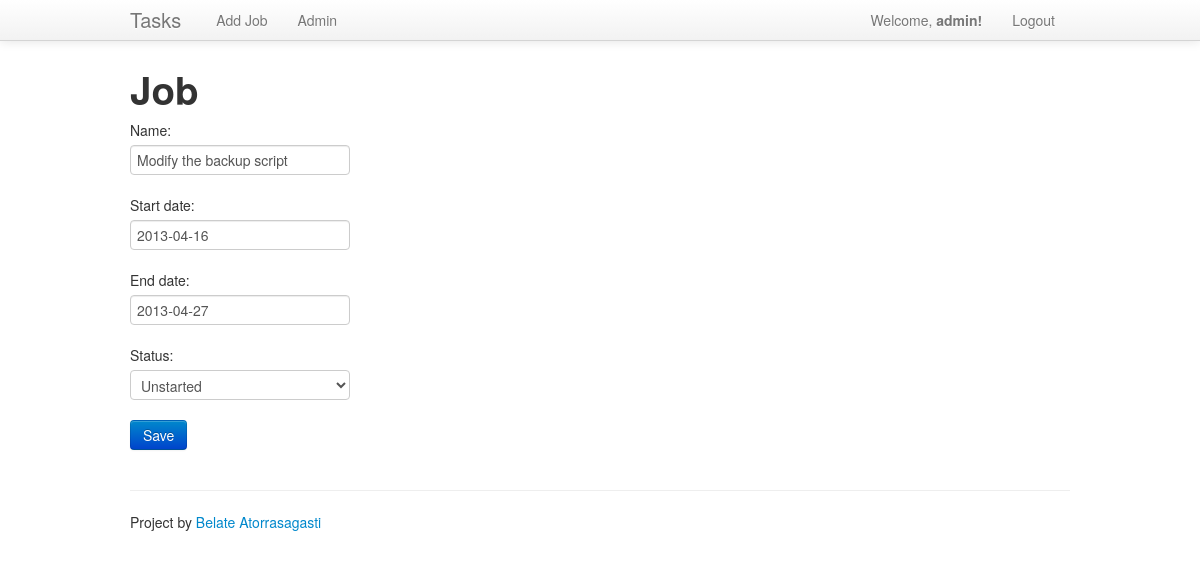
Screenshot of /job/edit/2/ (signed in) with the database file from the repository.
### jobs/models.py (models this page shows, shortened)
class Job(models.Model):
    name = models.CharField(max_length=200)
    start_date = models.DateField()
    end_date = models.DateField()
    owner = models.ForeignKey(settings.AUTH_USER_MODEL)
    status = models.IntegerField(default=0, choices=[(0, 'Unstarted'),
                                                     (1, 'Started'),
                                                     (2, 'Finished')])

### jobs/views.py (the view)
# urls.py: url(r'^job/edit/(\d+)/$', 'jobs.views.edit_job', name='edit-job'),
@login_required
def edit_job(request, job_id):
    job = Job.objects.get(id=job_id)
    if job.owner != request.user and not request.user.is_staff:
        return redirect(reverse('index'))
    form = JobForm(request.POST or None, instance=job)
    if form.is_valid():
        form.save()
        return redirect(reverse('index'))
    return render(request, 'jobs/add_job.html', {'form': form})

### jobs/forms.py (shortened to what this page needs)
class JobForm(ModelForm):
    class Meta:
        model = Job
        exclude = ('owner',)

### jobs/templates/jobs/add_job.html (shortened to what this page needs)
{% extends "jobs/base.html" %}
{% block content %}
<h1>Job</h1>
<form method='post' action=''>
    {{ form.as_p }}
    <p><input class="btn btn-primary" type='submit' name='save' value='Save' />
</form>
{% endblock %}

### jobs/templates/jobs/base.html (shortened to what this page needs)
{% load staticfiles %}
<!DOCTYPE html>
<html lang="en">
  <head>
    <link href="{% static "css/bootstrap.css" %}" rel="stylesheet">
    <link href="{% static "css/datepicker.css" %}" rel="stylesheet">
  </head>
  <body>
    <div class="navbar navbar-fixed-top">
      <div class="navbar-inner">
        <div class="container">
          <a class="brand" href="/">Tasks</a>
          <div class="nav-collapse">
            <ul class="nav">
              <li><a href="{% url 'add-job' %}">Add Job</a></li>
              <li><a href="/admin">Admin</a></li>
            </ul>
            <ul class="nav pull-right">
              {% if user.is_authenticated %}
              <li><a>Welcome, <strong>{{ user.username }}!</strong></a></li>
              <li><a href="{% url 'logout' %}">Logout</a></li>
              {% else %}
              <li><a href="{% url 'login' %}">Login</a></li>
              {% endif %}
            </ul>
          </div>
        </div>
      </div>
    </div>
    <div class="container">
      <div class="row">
        <div class="span12">
            {% block content %}{% endblock %}
        </div>
      </div>
      <hr>
      <footer>
        <p>Project by <a href="http://github.com/belate">Belate Atorrasagasti</a></p>
      </footer>
    </div>
  </body>
</html>

### jobs/templates/jobs/base.html (style rules this page uses)
body { padding-top: 60px; padding-bottom: 40px; }

### rows the page displays
Job: name "Modify the backup script", start_date "2013-04-16", end_date "2013-04-27", status "Unstarted"

### other values shown
{{ user.username }} "admin"
